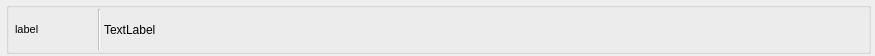
<?xml version="1.0" encoding="UTF-8"?>
<ui version="4.0">
 <class>Form</class>
 <widget class="QWidget" name="Form">
  <property name="geometry">
   <rect>
    <x>0</x>
    <y>0</y>
    <width>875</width>
    <height>56</height>
   </rect>
  </property>
  <property name="sizePolicy">
   <sizepolicy hsizetype="Preferred" vsizetype="Fixed">
    <horstretch>0</horstretch>
    <verstretch>0</verstretch>
   </sizepolicy>
  </property>
  <property name="minimumSize">
   <size>
    <width>200</width>
    <height>56</height>
   </size>
  </property>
  <property name="contextMenuPolicy">
   <enum>Qt::CustomContextMenu</enum>
  </property>
  <layout class="QHBoxLayout" name="horizontalLayout">
   <property name="spacing">
    <number>0</number>
   </property>
   <property name="leftMargin">
    <number>6</number>
   </property>
   <property name="topMargin">
    <number>2</number>
   </property>
   <property name="rightMargin">
    <number>4</number>
   </property>
   <property name="bottomMargin">
    <number>2</number>
   </property>
   <item>
    <widget class="QGroupBox" name="groupBox">
     <property name="sizePolicy">
      <sizepolicy hsizetype="MinimumExpanding" vsizetype="Fixed">
       <horstretch>0</horstretch>
       <verstretch>0</verstretch>
      </sizepolicy>
     </property>
     <property name="minimumSize">
      <size>
       <width>0</width>
       <height>52</height>
      </size>
     </property>
     <property name="title">
      <string/>
     </property>
     <layout class="QHBoxLayout" name="horizontalLayout_2">
      <property name="spacing">
       <number>3</number>
      </property>
      <property name="leftMargin">
       <number>6</number>
      </property>
      <property name="topMargin">
       <number>1</number>
      </property>
      <property name="bottomMargin">
       <number>1</number>
      </property>
      <item>
       <widget class="QLabel" name="labelUser">
        <property name="sizePolicy">
         <sizepolicy hsizetype="Preferred" vsizetype="Preferred">
          <horstretch>0</horstretch>
          <verstretch>0</verstretch>
         </sizepolicy>
        </property>
        <property name="minimumSize">
         <size>
          <width>80</width>
          <height>0</height>
         </size>
        </property>
        <property name="maximumSize">
         <size>
          <width>136</width>
          <height>16777215</height>
         </size>
        </property>
        <property name="font">
         <font>
          <pointsize>8</pointsize>
         </font>
        </property>
        <property name="text">
         <string>label</string>
        </property>
        <property name="textFormat">
         <enum>Qt::PlainText</enum>
        </property>
        <property name="wordWrap">
         <bool>true</bool>
        </property>
        <property name="textInteractionFlags">
         <set>Qt::NoTextInteraction</set>
        </property>
       </widget>
      </item>
      <item>
       <widget class="Line" name="line">
        <property name="enabled">
         <bool>false</bool>
        </property>
        <property name="sizePolicy">
         <sizepolicy hsizetype="Minimum" vsizetype="Minimum">
          <horstretch>0</horstretch>
          <verstretch>0</verstretch>
         </sizepolicy>
        </property>
        <property name="orientation">
         <enum>Qt::Vertical</enum>
        </property>
       </widget>
      </item>
      <item>
       <widget class="QLabel" name="labelAsset">
        <property name="sizePolicy">
         <sizepolicy hsizetype="MinimumExpanding" vsizetype="Preferred">
          <horstretch>0</horstretch>
          <verstretch>0</verstretch>
         </sizepolicy>
        </property>
        <property name="text">
         <string>TextLabel</string>
        </property>
       </widget>
      </item>
     </layout>
    </widget>
   </item>
  </layout>
 </widget>
 <resources/>
 <connections/>
</ui>
